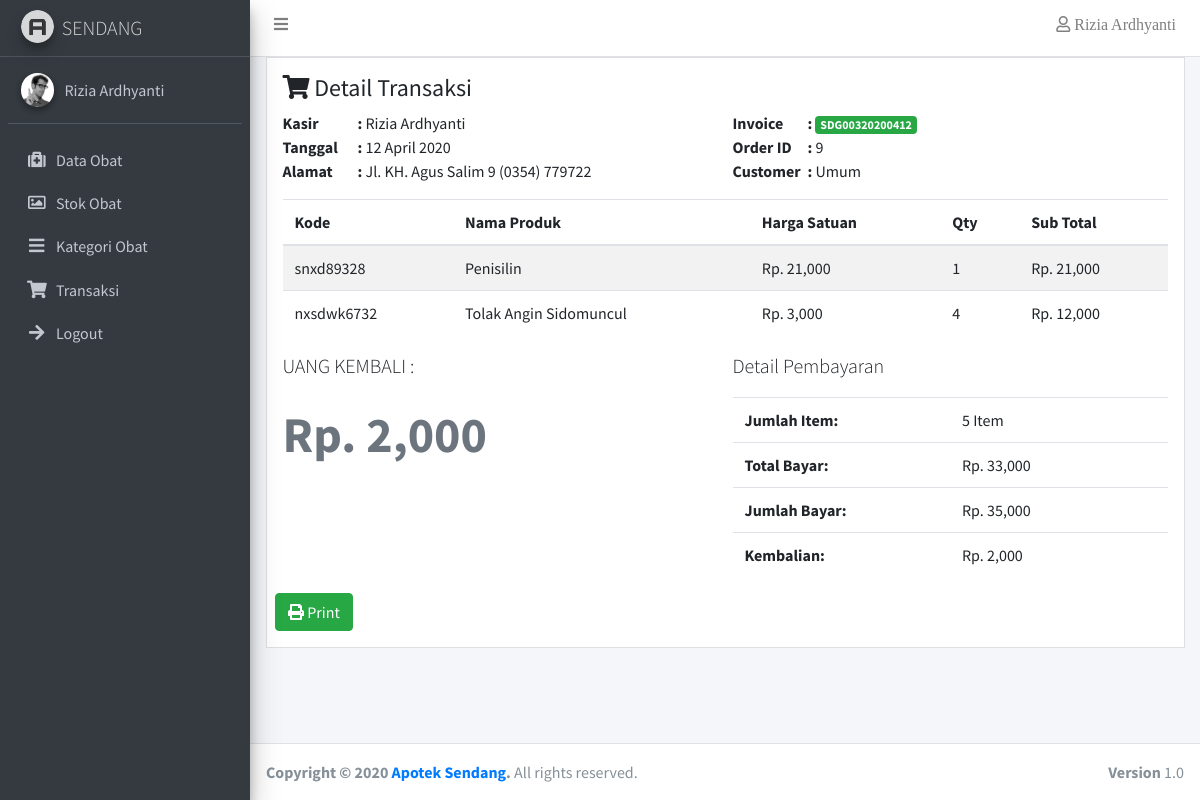
The app's page /index.php?page=detailtransaksi&id_transaksi=9 (signed in) with its own data.
### tables this page shows
CREATE TABLE `transaksi` (
  `id_transaksi` int(11) NOT NULL AUTO_INCREMENT,
  `no_invoice` varchar(50) DEFAULT NULL,
  `tgl_transaksi` date DEFAULT NULL,
  `total_bayar` int(100) DEFAULT NULL,
  `jumlah_bayar` int(100) DEFAULT NULL,
  `kembalian` int(100) DEFAULT NULL,
  `user_id` int(11) DEFAULT NULL,
  PRIMARY KEY (`id_transaksi`)
);

CREATE TABLE `user` (
  `id_user` int(11) NOT NULL AUTO_INCREMENT,
  `username` varchar(100) DEFAULT NULL,
  `password` varchar(100) DEFAULT NULL,
  `nama` varchar(100) DEFAULT NULL,
  `nohp` varchar(15) DEFAULT NULL,
  `alamat` text,
  `level` varchar(20) DEFAULT NULL,
  PRIMARY KEY (`id_user`)
);

CREATE TABLE `detail_transaksi` (
  `id_transaksi` int(11) DEFAULT NULL,
  `id_obat` varchar(11) DEFAULT NULL,
  `id_stok` int(11) DEFAULT NULL,
  `harga` int(50) DEFAULT NULL,
  `qty` int(50) DEFAULT NULL,
  `total` int(50) DEFAULT NULL
);

CREATE TABLE `stok` (
  `id_stok` int(11) NOT NULL AUTO_INCREMENT,
  `stok_masuk` int(11) DEFAULT NULL,
  `stok_sekarang` int(11) DEFAULT NULL,
  `satuan` varchar(50) DEFAULT NULL,
  `harga_beli` int(100) DEFAULT NULL,
  `harga_jual` int(100) DEFAULT NULL,
  `profit` int(100) DEFAULT NULL,
  `tgl_masuk` date DEFAULT NULL,
  `tgl_kadaluarsa` date DEFAULT NULL,
  `id_obat` varchar(11) DEFAULT NULL,
  PRIMARY KEY (`id_stok`)
);

CREATE TABLE `obat` (
  `id_obat` varchar(11) NOT NULL,
  `nama_obat` varchar(100) DEFAULT NULL,
  `id_kategori` int(11) DEFAULT NULL,
  `keterangan` text,
  PRIMARY KEY (`id_obat`)
);

### transaksi/function_dateindo.php (called while the page is built)
<?php
 function format_indo($date){
    $BulanIndo = array("Januari", "Februari", "Maret", "April", "Mei", "Juni", "Juli", "Agustus", "September", "Oktober", "November", "Desember");
    $tahun = substr($date, 0, 4);
    $bulan = substr($date, 5, 2);
    $tgl   = substr($date, 8, 2);
    $result = $tgl . " " . $BulanIndo[(int)$bulan-1]. " ". $tahun;
    return($result);
}
?>

### transaksi/detail_transaksi.php (the view)
<?php
include 'function_dateindo.php';
    $ambil=$koneksi->query("SELECT transaksi.tgl_transaksi, transaksi.id_transaksi,
    transaksi.no_invoice, transaksi.total_bayar, transaksi.jumlah_bayar, transaksi.kembalian, user.nama
    FROM transaksi, user
    WHERE transaksi.user_id = user.id_user
    AND transaksi.id_transaksi='$_GET[id_transaksi]'");
    $data=$ambil->fetch_array(MYSQLI_ASSOC);
 ?>
<div class="row">
    <div class="col-md-12">
    <div class="invoice p-3 mb-3">
        <div class="row">
            <div class="col-12">
                <h4>
                <i class="fa fa-shopping-cart"></i> Detail Transaksi
                </h4>
            </div>
        </div>
        <div class="row invoice-info">
            <div class="col-sm-1 invoice-col">
                <address>
                <b>Kasir</b><br>
                <b>Tanggal</b><br>
                <b>Alamat</b>
                </address>
            </div>
            <div class="col-sm-5 invoice-col">
                <address>
                <b> : </b><?php echo $data['nama'] ?><br>
                <b> : </b><?php echo format_indo($data['tgl_transaksi']) ?><br>
                <b> : </b>Jl. KH. Agus Salim 9 (0354) 779722
                </address>
            </div>
            <div class="col-sm-1 invoice-col">
            <b>Invoice</b><br>
            <b>Order ID</b><br>
            <b>Customer</b><br>
            </div>
            <div class="col-sm-5 invoice-col">
            <b> : <span class="badge badge-success"><?php echo $data['no_invoice'] ?></span></b><br>
            <b> : </b><?php echo $data['id_transaksi'] ?><br>
            <b> : </b>Umum
            </div>
        </div>
        <div class="row">
            <div class="col-12 table-responsive">
            <table class="table table-striped">
            <thead>
            <tr>
          <th>Kode</th>
          <th>Nama Produk</th>
          <th>Harga Satuan</th>
          <th>Qty</th>
          <th>Sub Total</th>
            </tr>
            </thead>
            <tbody>
            <?php
              $query = mysqli_query($koneksi, "SELECT detail_transaksi.*, obat.*,stok.*
              FROM detail_transaksi, obat, stok
              WHERE detail_transaksi.id_obat = obat.id_obat AND obat.id_obat = stok.id_obat AND id_transaksi='$_GET[id_transaksi]'");
              while ($data1 = mysqli_fetch_array($query)){
              ?>
            <tr>
              <td><?php echo $data1['id_obat'] ?></td>
              <td><?php echo $data1['nama_obat'] ?></td>
              <td>Rp. <?php echo number_format($data1['harga_jual'])?></td>
              <td><?php echo $data1['qty'] ?></td>
              <td>Rp. <?php echo number_format($data1['total'])?></td>
            </tr>
              <?php
            $jumlah1 = $jumlah1+$data1['qty'];
            } ?>
            </tbody>
          </table>
            </div>
        </div>
        <div class="row">
            <div class="col-6">
            <p class="lead">UANG KEMBALI :</p>
          <p class="text-muted well well-sm no-shadow" style="margin-top: 10px; font-size:50px; font-weight: bold; color:black;">
          Rp. <?php echo number_format($data['kembalian']) ?>
          </p>
            </div>
            <div class="col-6">
            <p class="lead">Detail Pembayaran</p>
                <div class="table-responsive">
                <table class="table">
                <tr>
                <th style="width:50%">Jumlah Item:</th>
                <td><?php echo $jumlah1 ?> Item</td>
              </tr>
              <tr>
                <th style="width:50%">Total Bayar:</th>
                <td>Rp. <?php echo number_format($data['total_bayar']) ?></td>
              </tr>
              <tr>
                <th>Jumlah Bayar:</th>
                <td>Rp. <?php echo number_format($data['jumlah_bayar']) ?></td>
              </tr>
              <tr>
                <th>Kembalian:</th>
                <td>Rp. <?php echo number_format($data['kembalian']) ?></td>
              </tr>
            </table>
                </div>
            </div>
        </div>
        <div class="row no-print">
            <div class="col-xs-12">
            <button onclick="window.open('transaksi/nota.php?id=<?php echo $data['id_transaksi']; ?>','mywindow','width=240px, height=400px')" class="btn btn-success"><i class="fas fa-print"></i> Print</button>
        </div>
            </div>

### records on screen
transaksi: user.nama "Rizia Ardhyanti", tgl_transaksi "12 April 2020", no_invoice "SDG00320200412", id_transaksi "9", kembalian "2,000", total_bayar "33,000", jumlah_bayar "35,000"
detail_transaksi: id_stok.id_obat "snxd89328", id_obat.nama_obat "Penisilin", id_stok.harga_jual "21,000", qty "1", total "21,000"
detail_transaksi: id_stok.id_obat "nxsdwk6732", id_obat.nama_obat "Tolak Angin Sidomuncul", id_stok.harga_jual "3,000", qty "4", total "12,000"

### other values on screen
$_SESSION['nama'] "Rizia Ardhyanti"
$jumlah1 "5"
